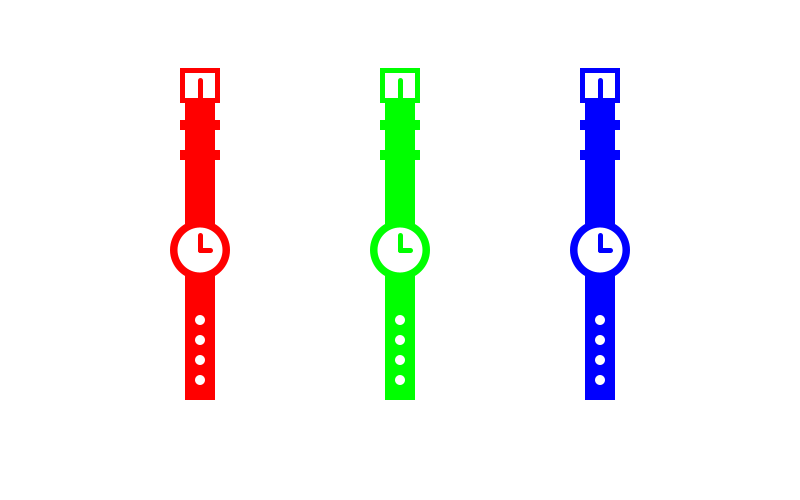
Frame 1 (no input)
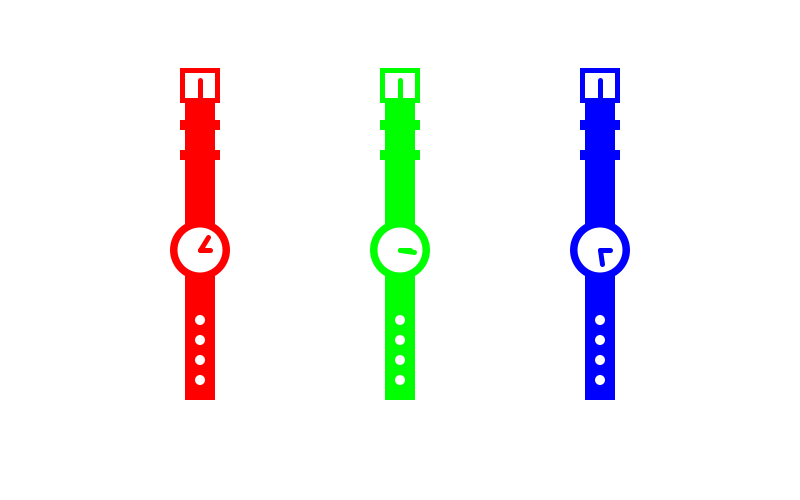
Frame 60 (the mouse pressed at the canvas centre just before this capture)
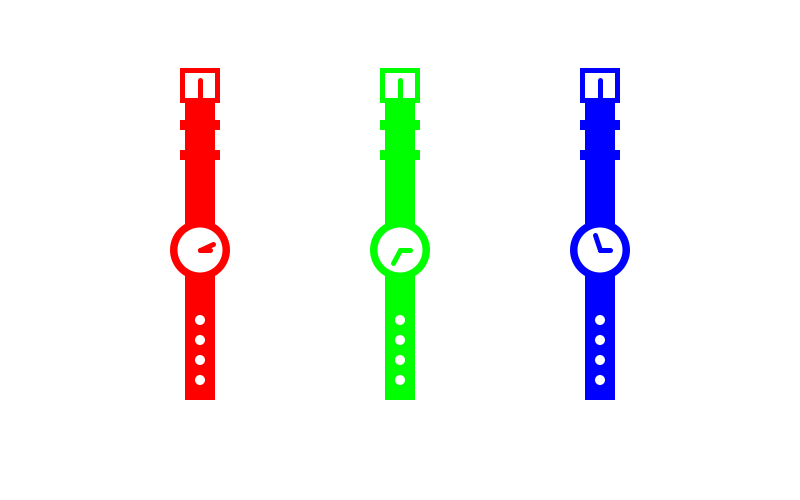
Frame 120 (the mouse held since frame 60 and released just before this capture)

The Processing sketch that drew these frames (run headless with seeded random() and noise(); from frame 60 on, the mouse is pressed at the canvas centre):

// Processing sketch: processing_117590
// ── processing_117590.pde

Watch red;
Watch green;
Watch blue;

void setup() {
  size(800, 500);
  smooth();
  red = new Watch(200, 250, 255, 0, 0, 0.01);
  green = new Watch(400, 250, 0, 255, 0, 0.03);
  blue = new Watch(600, 250, 0, 0, 255, 0.05);
}

void draw() {
  background(255);

  red.display();
  red.update();
  
  green.display();
  green.update();
  
  blue.display();
  blue.update();
}

class Watch {
  //data
  float x, y;
  float r, g, b;
  float ro;
  float rspeed;

  //constructor
  Watch(float xpos, float ypos, float re, float gr, float bl, float rs) {
    x = xpos;
    y = ypos;
    r = re;
    g = gr;
    b = bl;
    ro = 0;
    rspeed = rs;
  }

  //function
  void display() {
    pushMatrix();
    translate(x, y);
    noStroke();
    fill(r, g, b);
    rect(-15, -150, 30, 300);
    ellipse(0, 0, 60, 60);
    rect(-20, -130, 40, 10);
    rect(-20, -100, 40, 10);
    fill(255);
    ellipse(0, 0, 45, 45);
    ellipse(0, 70, 10, 10);
    ellipse(0, 90, 10, 10);
    ellipse(0, 110, 10, 10);
    ellipse(0, 130, 10, 10);
    strokeWeight(5);
    stroke(r, g, b);
    rect(-17.5, -180, 35, 30);
    line(0, -170, 0, -150);
    line(0, 0, 10, 0);
    rotate(ro);
    line(0, 0, 0, -15);
    popMatrix();
  }

  void update() {
    pushMatrix();
    translate(x, y);
    ro = ro+rspeed;
    popMatrix();
  }

}
